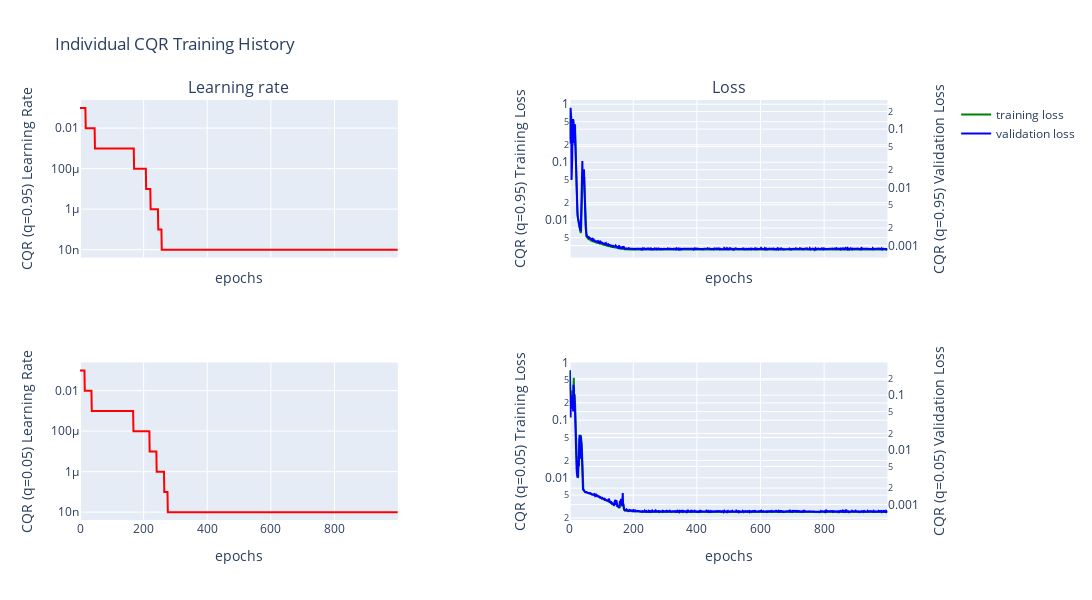

The cell this chart's notebook holds for it:
### Markdown cell above
# quantile regression
Here qunatile regression is done to bound the errors with confidence values

### Code cell
dm.train_individual_qr(alpha=0.1, hidden_layers=[10],  epochs= 1000, batch_size=320)
dm.cqr.plot_qr_training_history()

### Figure 1 — Plotly figure (JSON) as saved in the notebook; plotly's stock layout.template omitted (floating-point values rounded to 4 significant figures; data arrays with more than 128 entries replaced by an {"elided": "..."} marker saying what was removed)
{"data": [{"line": {"color": "red"}, "mode": "lines", "name": "learning rate", "showlegend": false, "type": "scatter", "x": {"elided": "1000 int values"}, "xaxis": "x", "y": {"elided": "1000 float values"}, "yaxis": "y"}, {"line": {"color": "green"}, "mode": "lines", "name": "training loss", "showlegend": true, "type": "scatter", "x": {"elided": "1000 int values"}, "xaxis": "x2", "y": {"elided": "1000 float values"}, "yaxis": "y2"}, {"line": {"color": "blue"}, "mode": "lines", "name": "validation loss", "showlegend": true, "type": "scatter", "x": {"elided": "1000 int values"}, "xaxis": "x2", "y": {"elided": "1000 float values"}, "yaxis": "y3"}, {"line": {"color": "red"}, "mode": "lines", "name": "learning rate", "showlegend": false, "type": "scatter", "x": {"elided": "1000 int values"}, "xaxis": "x3", "y": {"elided": "1000 float values"}, "yaxis": "y4"}, {"line": {"color": "green"}, "mode": "lines", "name": "training loss", "showlegend": false, "type": "scatter", "x": {"elided": "1000 int values"}, "xaxis": "x4", "y": {"elided": "1000 float values"}, "yaxis": "y5"}, {"line": {"color": "blue"}, "mode": "lines", "name": "validation loss", "showlegend": false, "type": "scatter", "x": {"elided": "1000 int values"}, "xaxis": "x4", "y": {"elided": "1000 float values"}, "yaxis": "y6"}], "layout": {"annotations": [{"font": {"size": 16}, "showarrow": false, "text": "Learning rate", "x": 0.185, "xanchor": "center", "xref": "paper", "y": 1, "yanchor": "bottom", "yref": "paper"}, {"font": {"size": 16}, "showarrow": false, "text": "Loss", "x": 0.755, "xanchor": "center", "xref": "paper", "y": 1, "yanchor": "bottom", "yref": "paper"}], "height": 600, "title": {"text": "Individual CQR Training History"}, "width": 1800, "xaxis": {"anchor": "y", "domain": [0, 0.37], "matches": "x3", "showticklabels": false, "title": {"text": "epochs"}}, "xaxis2": {"anchor": "y2", "domain": [0.57, 0.94], "matches": "x4", "showticklabels": false, "title": {"text": "epochs"}}, "xaxis3": {"anchor": "y4", "domain": [0, 0.37], "title": {"text": "epochs"}}, "xaxis4": {"anchor": "y5", "domain": [0.57, 0.94], "title": {"text": "epochs"}}, "yaxis": {"anchor": "x", "domain": [0.625, 1], "title": {"text": "CQR (q=0.95)\nLearning Rate"}, "type": "log"}, "yaxis2": {"anchor": "x2", "domain": [0.625, 1], "title": {"text": "CQR (q=0.95)\nTraining Loss"}, "type": "log"}, "yaxis3": {"anchor": "x2", "overlaying": "y2", "side": "right", "title": {"text": "CQR (q=0.95)\nValidation Loss"}, "type": "log"}, "yaxis4": {"anchor": "x3", "domain": [0, 0.375], "title": {"text": "CQR (q=0.05)\nLearning Rate"}, "type": "log"}, "yaxis5": {"anchor": "x4", "domain": [0, 0.375], "title": {"text": "CQR (q=0.05)\nTraining Loss"}, "type": "log"}, "yaxis6": {"anchor": "x4", "overlaying": "y5", "side": "right", "title": {"text": "CQR (q=0.05)\nValidation Loss"}, "type": "log"}}}
